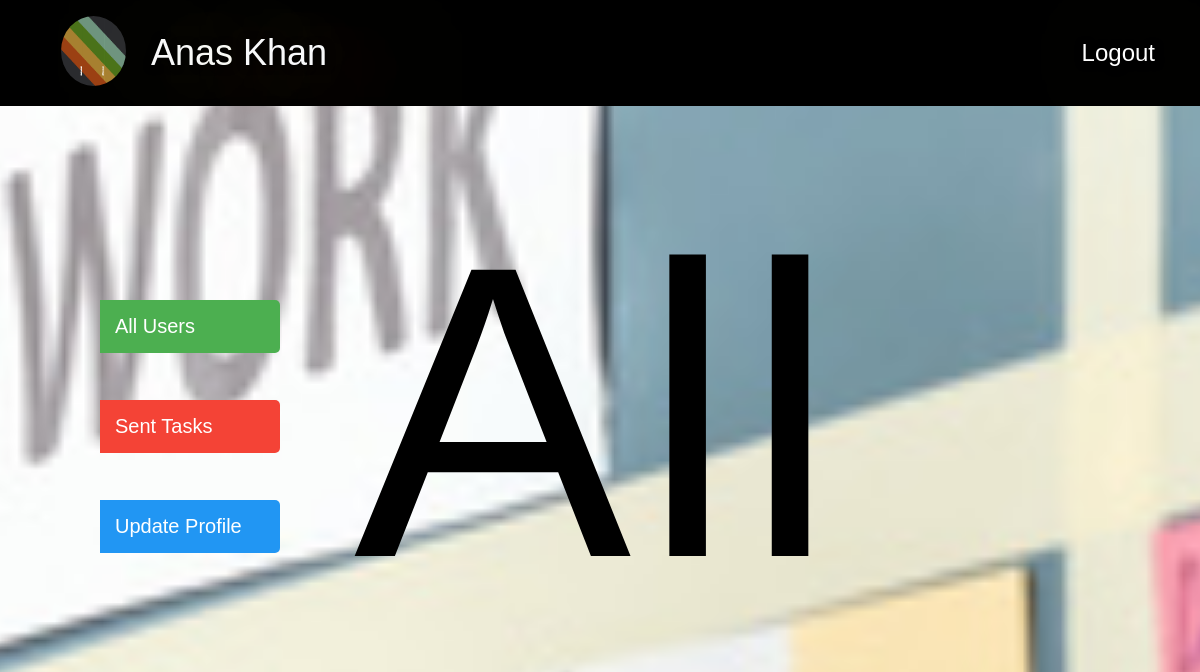
The page /user/UserTaskSender.php (signed in) on the database its author committed.
### tables this page shows
CREATE TABLE `user` (
  `user_id` int(10) NOT NULL,
  `user_fname` varchar(50) NOT NULL,
  `user_lname` varchar(50) NOT NULL,
  `user_email` varchar(50) NOT NULL,
  `user_password` varchar(50) NOT NULL,
  `salary` int(10) NOT NULL,
  `user_status` int(10) NOT NULL,
  `user_gender` varchar(10) NOT NULL,
  `user_image` text NOT NULL
);

### Classes/init.php (called while the page is built, shortened)
<?php
  class Operation extends Database
  {
    public function select_with_condition($columns,$tableName,$whereConditon)
    {
       $conn = $this->connect();
       $column = implode(',', $columns);
       $sql = "SELECT $column FROM $tableName WHERE $whereConditon";
       $result = $conn->query($sql);
       return $result;
    }
  }
?>

### user/UserTaskSender.php (the view, shortened to what this page needs)
<!DOCTYPE html>
<html>
<head>
    </head>
    <body >
     <?php
     include("html/Header.php");
  ?>
  <br><br>
  <center><div class="field" id="alltasks">
  <h2 style="color: black;">All Task Sent By Me</h2>
    <br>
  </div></center>
  </body>
  </html>

### user/html/Header.php (shortened to what this page needs)
<link href="//maxcdn.bootstrapcdn.com/bootstrap/4.0.0/css/bootstrap.min.css" rel="stylesheet" id="bootstrap-css">
<!DOCTYPE html>
<html lang="en">
  <head>
    <link rel="stylesheet" href="https://maxcdn.bootstrapcdn.com/bootstrap/4.0.0-beta/css/bootstrap.min.css">
    <link rel="stylesheet" type="text/css" href="css/style.css">
  </head>
  <body>
    <?php
    require '../Classes/init.php';
    $func = new Operation();
    $imagePath="";
    $myId=$_SESSION['user_id'];
     $result = $func->select_with_condition(array('*'),'user',"user_id = '".$myId."'");
     while($row = $result->fetch_assoc())
     {
      $imagePath=$row["user_image"];
      $fname=$row['user_fname'];
      $lname=$row['user_lname'];
    }
  ?>
    <header>
       <nav class="navbar navbar-expand-lg navbar-light text-light py-3 main-nav" style="background-color: black;">
          <div class="container">
            <a class="navbar-brand" href="index.html">  <a href="UserHome.php" class="logo"><img src="<?php echo "$imagePath";?>" style="border-radius:50%; margin-right: 25px; height:70px; width: 65px;" ></a></a>
              <a class="name" ><?php echo  $fname." ".$lname; ?> </a>
              <div class="collapse navbar-collapse " id="navbarSupportedContent">
                <ul class="navbar-nav ml-auto">
                  <li class="nav-item">
                    <form>
                      <a class="logout" href="../Logout.php">Logout</a></form>
                  </li>
                </ul>
              </div>
          </div>
        </nav>
    </header>
  </body>
</html>

### css/style.css (style rules this page uses)
html,body,div,span,applet,object,iframe,h1,h2,h3,h4,h5,h6,p,blockquote,pre,a,abbr,acronym,address,big,cite,code,del,dfn,em,img,ins,kbd,q,s,samp,small,strike,strong,sub,sup,tt,var,b,u,i,dl,dt,dd,ol,nav ul,nav li,fieldset,form,label,legend,table,caption,tbody,tfoot,thead,tr,th,td,article,aside,canvas,details,embed,figure,figcaption,footer,header,hgroup,menu,nav,output,ruby,section,summary,time,mark,audio,video { margin:0;padding:0;border:0;font-size:100%;font:inherit;vertical-align:baseline; }
article, aside, details, figcaption, figure,footer, header, hgroup, menu, nav, section { display: block; }
ol,ul { list-style:none;margin:0px;padding:0px; }
a { text-decoration:none; }
img { max-width:100%; }
body { font-family: 'Hind', sans-serif; }
a { color: white; margin: 0em; }
h2 { font-size: 26em; color: #fff; line-height: 1.3em; letter-spacing: 10px; }

### user/UserTaskSender.php (style rules this page uses)
body { background-image: url('../images/download3.jpg'); background-position: center center; background-repeat: no-repeat; background-attachment: fixed; background-size: cover; }
div.field { width: 540px; height: 418px; overflow: auto; }

### user/html/Header.php (style rules this page uses)
.name { font-family: sans-serif; color: white; text-shadow: 1px 1px 8px black, 1.5em .4em 10vw orange, 0 0 10vw gold; font-size: 03vw; }
.logout { font-family: sans-serif; color: white; text-shadow: 1px 1px 8px black, 1.5em .4em 10vw orange, 0 0 10vw gold; font-size: 02vw; }

### rows shown on the page
user: user_image (picture), user_fname "Anas", user_lname "Khan"
